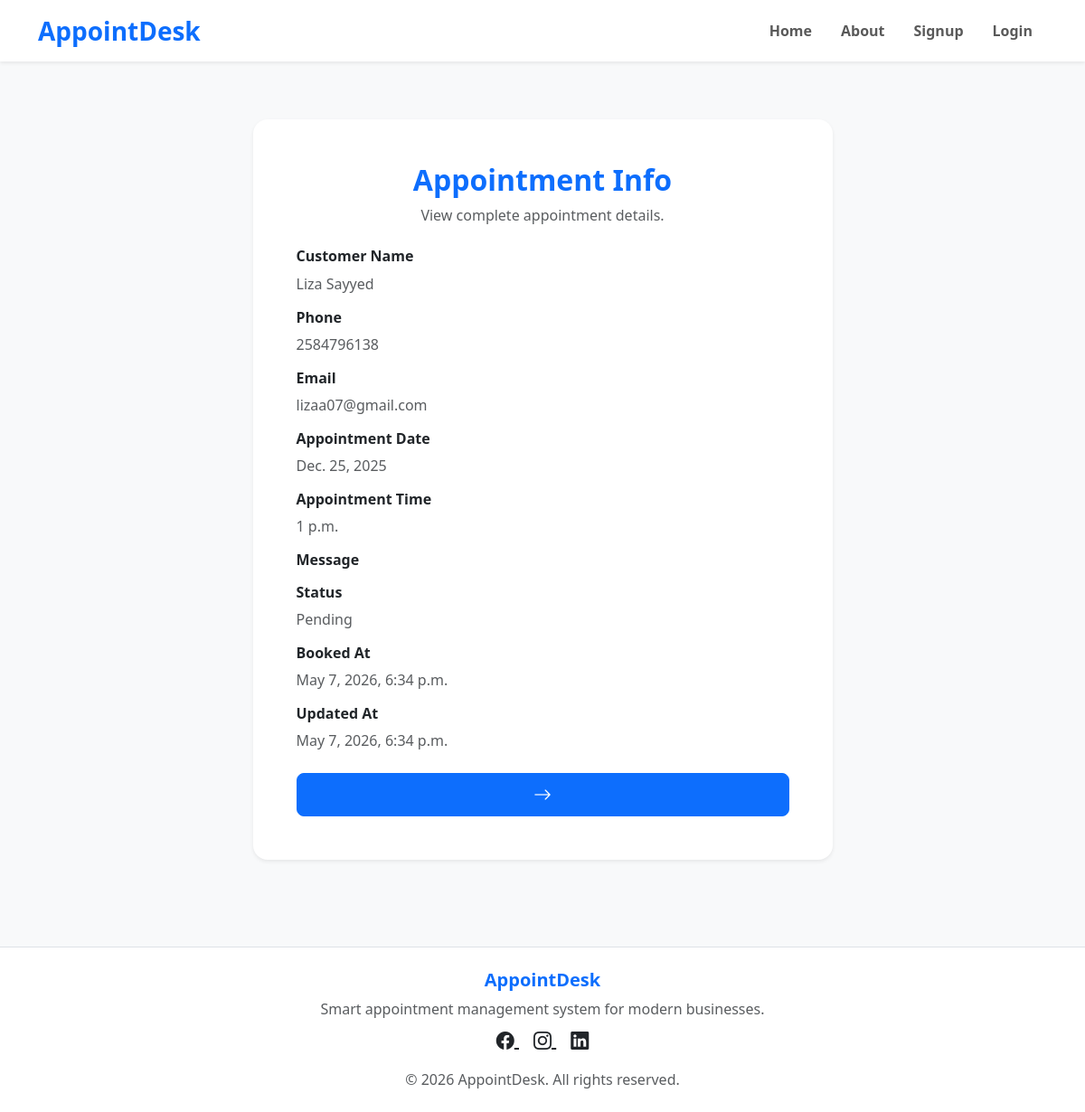
Screenshot of /appointments/info/1/ with the database file from the repository.
### appointment/models.py (models this page shows, shortened)
class Appointment(models.Model):
    STATUS_CHOICES = (
        ('Pending', 'Pending'),
        ('Completed', 'Completed'),
        ('Cancelled', 'Cancelled'),
    )
    user = models.ForeignKey(User, on_delete=models.CASCADE)
    customer_name = models.CharField(max_length=200)
    phone = models.CharField(max_length=15)
    email = models.EmailField(blank=True, null=True)
    appointment_date = models.DateField()
    appointment_time = models.TimeField()
    message = models.TextField(blank=True, null=True)
    status = models. CharField(
        max_length=20,
        choices= STATUS_CHOICES,
        default='Pending'
    )
    book_at = models.DateTimeField(auto_now_add=True)
    update_at = models.DateTimeField(auto_now_add=True)

### appointment/views.py (the view)
# urls.py: path('appointments/info/<id>/', info_view)
def info_view(request,id):
    appointment = Appointment.objects.get(id=id)
    template_name ='appointment/appointment_info.html'
    context = {'appointment':appointment}
    return render(request, template_name, context)

### templates/appointment/appointment_info.html (shortened to what this page needs)
{% extends 'base.html' %}
{% block content %}
<section class="py-5 bg-light">
    <div class="container">
        <div class="row justify-content-center">
            <div class="col-md-8 col-lg-7">
                <div class="card border-0 shadow-sm rounded-4">
                    <div class="card-body p-5">
                        <div class="text-center mb-4">
                            <h2 class="fw-bold text-primary">
                                Appointment Info
                            </h2>
                            <p class="text-muted">
                                View complete appointment details.
                            </p>
                        </div>
                        <div class="mb-3">
                            <h6 class="fw-bold">
                                Customer Name
                            </h6>
                            <p class="text-muted">
                                {{ appointment.customer_name }}
                            </p>
                        </div>
                        <div class="mb-3">
                            <h6 class="fw-bold">
                                Phone
                            </h6>
                            <p class="text-muted">
                                {{ appointment.phone }}
                            </p>
                        </div>
                        <div class="mb-3">
                            <h6 class="fw-bold">
                                Email
                            </h6>
                            <p class="text-muted">
                                {{ appointment.email }}
                            </p>
                        </div>
                        <div class="mb-3">
                            <h6 class="fw-bold">
                                Appointment Date
                            </h6>
                            <p class="text-muted">
                                {{ appointment.appointment_date }}
                            </p>
                        </div>
                        <div class="mb-3">
                            <h6 class="fw-bold">
                                Appointment Time
                            </h6>
                            <p class="text-muted">
                                {{ appointment.appointment_time }}
                            </p>
                        </div>
                        <div class="mb-3">
                            <h6 class="fw-bold">
                                Message
                            </h6>
                        </div>
                        <div class="mb-3">
                            <h6 class="fw-bold">
                                Status
                            </h6>
                            <p class="text-muted">
                                {{ appointment.status }}
                            </p>
                        </div>
                        <div class="mb-3">
                            <h6 class="fw-bold">
                                Booked At
                            </h6>
                            <p class="text-muted">
                                {{ appointment.book_at }}
                            </p>
                        </div>
                        <div class="mb-4">
                            <h6 class="fw-bold">
                                Updated At
                            </h6>
                            <p class="text-muted">
                                {{ appointment.update_at }}
                            </p>
                        </div>
                        <div class="d-grid">
                            <a href="/appointments/" class="btn btn-primary btn-lg">
                                <i class="bi bi-arrow-right"></i>
                            </a>
                        </div>
                    </div>
                </div>
            </div>
        </div>
    </div>
</section>
{% endblock %}

### rows the page displays
Appointment: customer_name "Liza Sayyed", phone "2584796138", email "lizaa07@gmail.com", appointment_date "Dec. 25, 2025", appointment_time "1 p.m.", status "Pending", book_at "May 7, 2026, 6:34 p.m.", update_at "May 7, 2026, 6:34 p.m."
